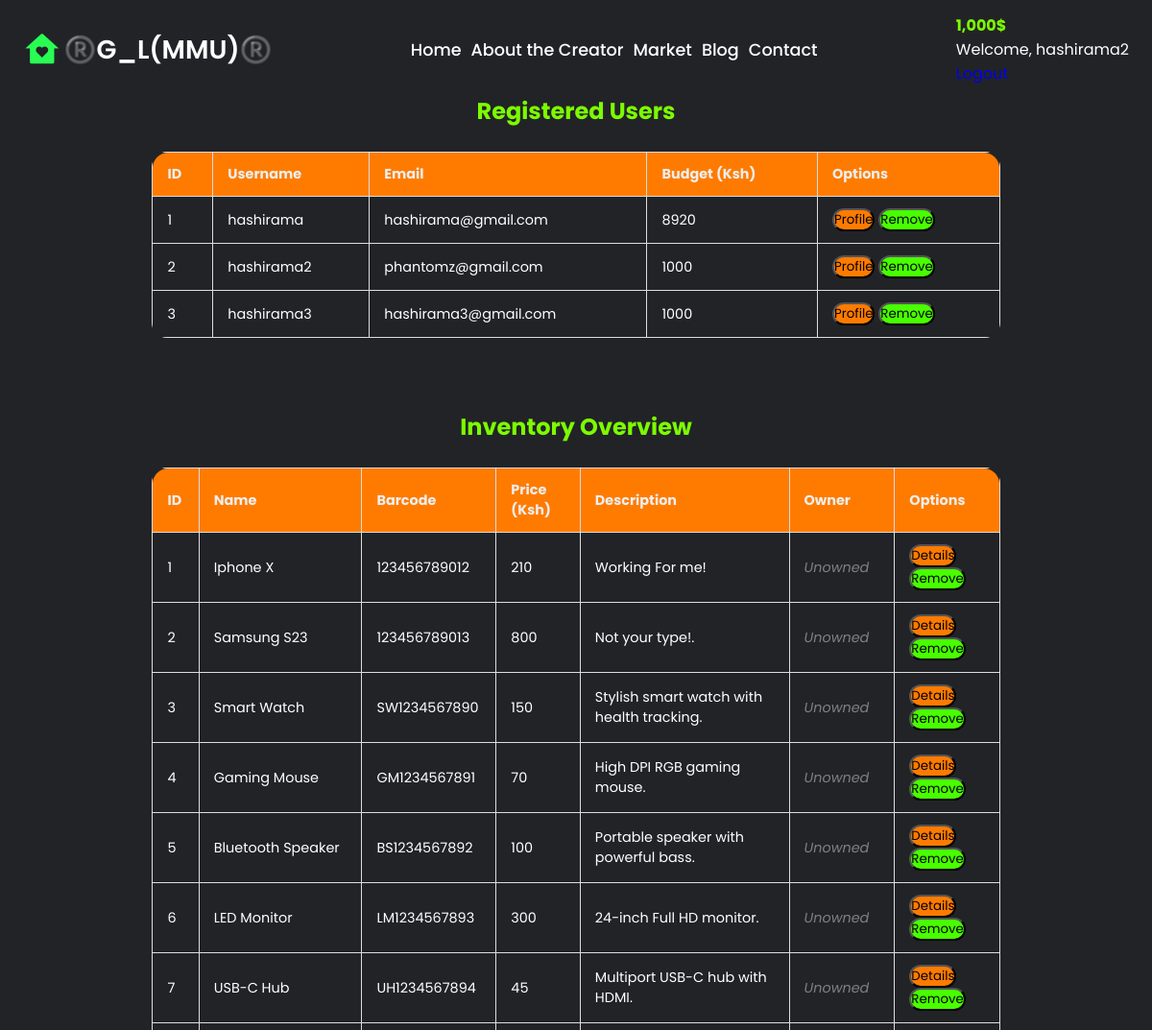
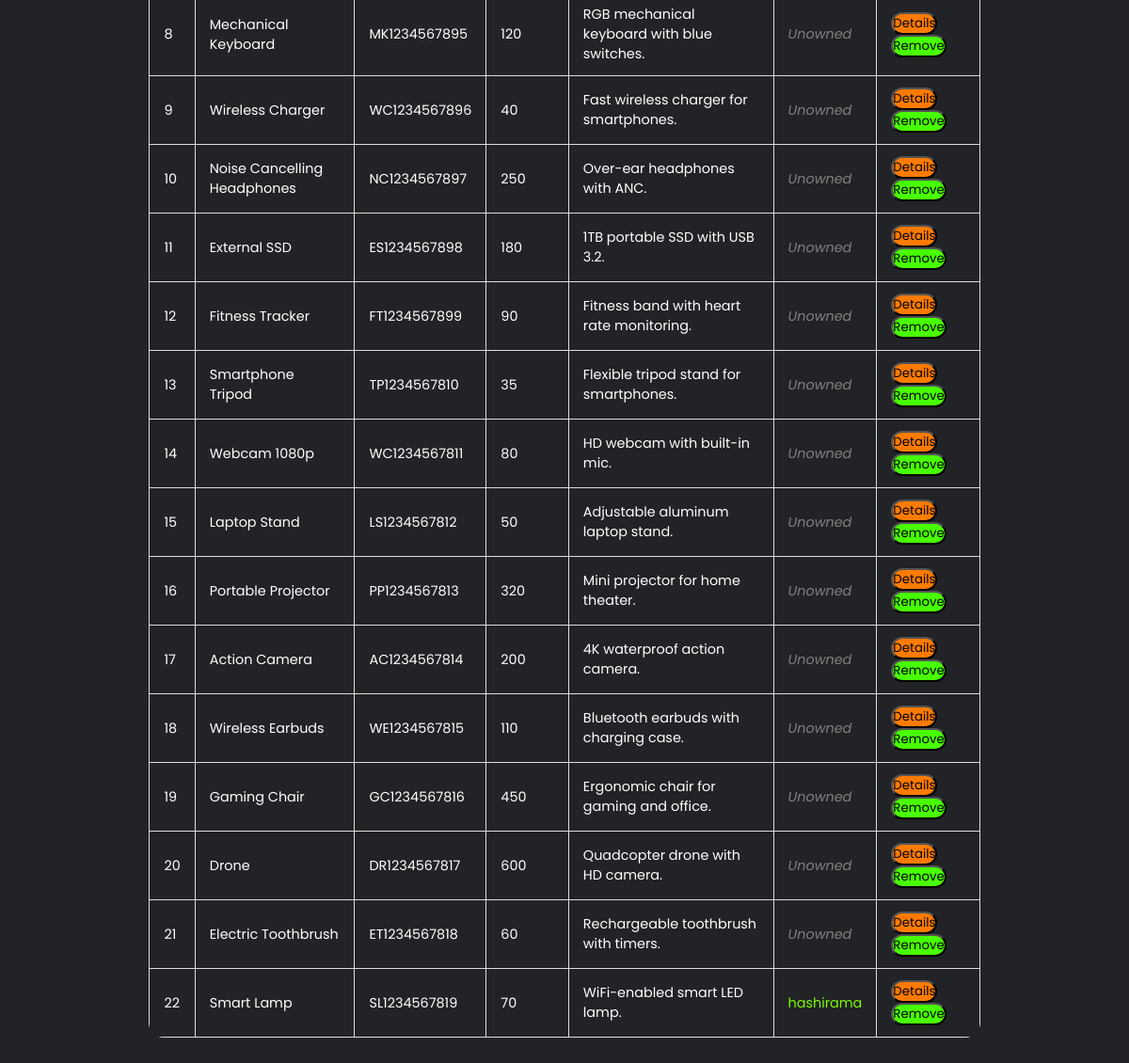
Screenshot of /mypeople/dashbord (signed in) with the database file from the repository (2 pictures, top to bottom).
### market/models.py (models this page shows, shortened)
class User(db.Model, UserMixin):
    id = db.Column(db.Integer(), primary_key=True)
    username = db.Column(db.String(length=30), nullable=False, unique=True)
    email_address = db.Column(db.String(length=58), nullable=False, unique=True)
    pass_hash = db.Column(db.String(length=60), nullable=False)
    budget = db.Column(db.Integer(), nullable=False, default=1000)
    items = db.relationship('Item', backref='owned_user', lazy=True)
    @property
    def prettier_budget(self):
        if len(str(self.budget)) >= 4:
            return f'{str(self.budget)[:-3]},{str(self.budget)[-3:]}$'
        else:
            return f"{self.budget}$"
    @property
    def password(self):
        return self.password

class Item(db.Model):
    id = db.Column(db.Integer(), primary_key=True)
    name = db.Column(db.String(length=30), nullable=False, unique=True)
    price = db.Column(db.Integer(), nullable=False)
    barcode = db.Column(db.String(length=12), nullable=False, unique=True)
    description = db.Column(db.String(length=1024), nullable=False, unique=True)
    owner = db.Column(db.Integer(), db.ForeignKey('user.id'))

### market/routes.py (the view)
@app.route('/mypeople/dashbord')
@login_required
def admin_dashboard():
    users = User.query.all()
    items = Item.query.all()
    return render_template('admin_dashboard.html', users=users, items=items)

### market/models.py (called while the page is built)
@login_manager.user_loader
def load_user(user_id):
    return User.query.get(int(user_id))

### market/templates/admin_dashboard.html (shortened to what this page needs)
<!DOCTYPE html>
<html lang="en">
<head>
    <link rel="stylesheet" href="{{ url_for('static', filename='css/styles.css') }}">
    <link href="https://cdn.jsdelivr.net/npm/remixicon@4.5.0/fonts/remixicon.css" rel="stylesheet" />
    <link rel="stylesheet" href="https://unpkg.com/boxicons@latest/css/boxicons.min.css">
</head>
<body id="mrktb" class="mkrtbay">
    <header style="padding-bottom: 50px;">
        <a href="{{ url_for('home_page') }}" class="logo"><i class="ri-home-heart-fill"></i><span>®️G_L(MMU)®️</span></a>
        <ul class="navbar">
            <li><a href="{{ url_for('home_page') }}">Home</a></li>
            <li><a href="{{ url_for('about_page') }}">About the Creator</a></li>
            <li><a href="{{ url_for('market_page') }}">Market</a></li>
            <li><a href="{{ url_for('blog_page') }}">Blog</a></li>
            <li><a href="{{ url_for('contact_page') }}">Contact</a></li>
        </ul>
        {% if current_user.is_authenticated %}
        <ul class="navbar-nav">
            <li class="nav-item">
                <a class="nav-link" style="color: lawngreen; font-weight: bold">
                     {{ current_user.prettier_budget }}
                </a>
            </li>
            <li class="nav-item">
                <a class="nav-market">Welcome, {{ current_user.username }}</a>
            </li>
            <li class="nav-item">
                <a class="nav-link" href="{{ url_for('logout_page') }}">Logout</a>
            </li>
        </ul>
        {% else %}
        <div class="main">
            <a href="{{ url_for('login_page') }}" class="user"><i class="ri-user-fill"></i>Sign In</a>
            <a href="{{ url_for('register_page') }}">Register</a>
            <div class="bx bx-menu" id="menu-icon"></div>
        </div>
        {% endif %}
    </header>
    <div class="tables">
        <div class="table-cont" style="margin-bottom: 50px;">
            <h2 style="text-align: center; color: lawngreen; margin-bottom: 20px;">Registered Users</h2>
            <table class="cont-tables">
                <thead>
                    <tr class="table-hrow">
                        <th>ID</th>
                        <th>Username</th>
                        <th>Email</th>
                        <th>Budget (Ksh)</th>
                        <th>Options</th>
                    </tr>
                </thead>
                <tbody>
                    {% for user in users %}
                    <tr id="tr12">
                        <td>{{ user.id }}</td>
                        <td>{{ user.username }}</td>
                        <td>{{ user.email_address }}</td>
                        <td>{{ user.budget }}</td>
                        <td>
                            <button class="btn btn-outline btn-info" id="bt23">Profile</button>
                            <button class="btn btn-outline btn-danger" id="bt24">Remove</button>
                        </td>
                    </tr>
                    {% endfor %}
                </tbody>
            </table>
        </div>
        <div class="table-cont">
            <h2 style="text-align: center; color: lawngreen; margin-bottom: 20px;">Inventory Overview</h2>
            <table class="cont-tables">
                <thead>
                    <tr class="table-hrow">
                        <th>ID</th>
                        <th>Name</th>
                        <th>Barcode</th>
                        <th>Price (Ksh)</th>
                        <th>Description</th>
                        <th>Owner</th>
                        <th>Options</th>
                    </tr>
                </thead>
                <tbody>
                    {% for item in items %}
                    <tr id="tr12">
                        <td>{{ item.id }}</td>
                        <td>{{ item.name }}</td>
                        <td>{{ item.barcode }}</td>
                        <td>{{ item.price }}</td>
                        <td>{{ item.description }}</td>
                        <td>
                            {% if item.owned_user %}
                                <span style="color: lawngreen;">{{ item.owned_user.username }}</span>
                            {% else %}
                                <span style="color: gray; font-style: italic;">Unowned</span>
                            {% endif %}
                        </td>
                        <td>
                            <button class="btn btn-outline btn-info" id="bt23">Details</button>
                            <button class="btn btn-outline btn-danger" id="bt24">Remove</button>
                        </td>
                    </tr>
                    {% endfor %}
                </tbody>
            </table>
        </div>
    </div>
</body>
</html>

### market/static/css/styles.css (style rules this page uses)
* { padding: 0; margin: 0; box-sizing: border-box; font-family: 'Poppins', sans-serif; text-decoration: none; list-style: none; }
:root { --bg-color: #222327; --text-color: #fff; --main-color: #29fd53; }
body { min-height: 100vh; min-width: 100%; background: var(--bg-color); color: var(--text-color); }
header { position: fixed; width: 100%; top: 0; right: 0; z-index: 1000; display: flex; align-items: center; justify-content: space-between; background: transparent; padding: 28px 12%; transition: all .50s ease; }
.logo { display: flex; align-items: center; }
.logo i { color: var(--main-color); font-size: 38px; margin-right: 3px; }
.logo span { color: var(--text-color); font-size: 1.7rem; font-weight: 600; }
.navbar { display: flex; }
.navbar a { color: var(--text-color); font-size: 1.1rem; font-weight: 500; padding: 5px 0; margin: 0px 30px; transition: all .50s ease; }
@media (max-width: 1280px ) { header { padding: 14px 2%; transition: .2s; } }
@media (max-width: 1280px ) { .navbar a { padding: 5px 0; margin: 0px 5px; } }
.tables { margin-top: 50px; padding: 3rem; }
.table-cont { width: 100%; overflow-x: auto; }
.cont-tables { margin: 25px auto; font-size: 0.9rem; width: 80%; border-radius: 1rem; border-collapse: collapse; overflow: hidden; }
.cont-tables thead tr { background-color: #ff7b00; color: #eee; text-align: left; }
.cont-tables thead th:first-child { border-top-left-radius: 1rem; }
.cont-tables thead th:last-child { border-top-right-radius: 1rem; }
.cont-tables th, .cont-tables td { padding: 12px 15px; border: 1px solid #ddd; }
#bt23 { background-color: #ff7b00; border-radius: 1rem; }
#bt24 { background-color: rgb(72, 255, 0); border-radius: 1rem; }

### rows the page displays
User: prettier_budget "1,000$", username "hashirama2", id "2", email_address "phantomz@gmail.com", budget "1000"
User: id "1", username "hashirama", email_address "hashirama@gmail.com", budget "8920"
User: id "3", username "hashirama3", email_address "hashirama3@gmail.com", budget "1000"
Item: id "1", name "Iphone X", barcode "123456789012", price "210", description "Working For me!", shows "Unowned"
Item: id "2", name "Samsung S23", barcode "123456789013", price "800", description "Not your type!.", shows "Unowned"
Item: id "3", name "Smart Watch", barcode "SW1234567890", price "150", description "Stylish smart watch with health tracking.", shows "Unowned"
Item: id "4", name "Gaming Mouse", barcode "GM1234567891", price "70", description "High DPI RGB gaming mouse.", shows "Unowned"
Item: id "5", name "Bluetooth Speaker", barcode "BS1234567892", price "100", description "Portable speaker with powerful bass.", shows "Unowned"
Item: id "6", name "LED Monitor", barcode "LM1234567893", price "300", description "24-inch Full HD monitor.", shows "Unowned"
Item: id "7", name "USB-C Hub", barcode "UH1234567894", price "45", description "Multiport USB-C hub with HDMI.", shows "Unowned"
Item: id "8", name "Mechanical Keyboard", barcode "MK1234567895", price "120", description "RGB mechanical keyboard with blue switches.", shows "Unowned"
Item: id "9", name "Wireless Charger", barcode "WC1234567896", price "40", description "Fast wireless charger for smartphones.", shows "Unowned"
Item: id "10", name "Noise Cancelling Headphones", barcode "NC1234567897", price "250", description "Over-ear headphones with ANC.", shows "Unowned"
Item: id "11", name "External SSD", barcode "ES1234567898", price "180", description "1TB portable SSD with USB 3.2.", shows "Unowned"
Item: id "12", name "Fitness Tracker", barcode "FT1234567899", price "90", description "Fitness band with heart rate monitoring.", shows "Unowned"
Item: id "13", name "Smartphone Tripod", barcode "TP1234567810", price "35", description "Flexible tripod stand for smartphones.", shows "Unowned"
Item: id "14", name "Webcam 1080p", barcode "WC1234567811", price "80", description "HD webcam with built-in mic.", shows "Unowned"
Item: id "15", name "Laptop Stand", barcode "LS1234567812", price "50", description "Adjustable aluminum laptop stand.", shows "Unowned"
Item: id "16", name "Portable Projector", barcode "PP1234567813", price "320", description "Mini projector for home theater.", shows "Unowned"
Item: id "17", name "Action Camera", barcode "AC1234567814", price "200", description "4K waterproof action camera.", shows "Unowned"
Item: id "18", name "Wireless Earbuds", barcode "WE1234567815", price "110", description "Bluetooth earbuds with charging case.", shows "Unowned"
Item: id "19", name "Gaming Chair", barcode "GC1234567816", price "450", description "Ergonomic chair for gaming and office.", shows "Unowned"
Item: id "20", name "Drone", barcode "DR1234567817", price "600", description "Quadcopter drone with HD camera.", shows "Unowned"
Item: id "21", name "Electric Toothbrush", barcode "ET1234567818", price "60", description "Rechargeable toothbrush with timers.", shows "Unowned"
Item: id "22", name "Smart Lamp", barcode "SL1234567819", price "70", description "WiFi-enabled smart LED lamp.", owned_user.username "hashirama"
